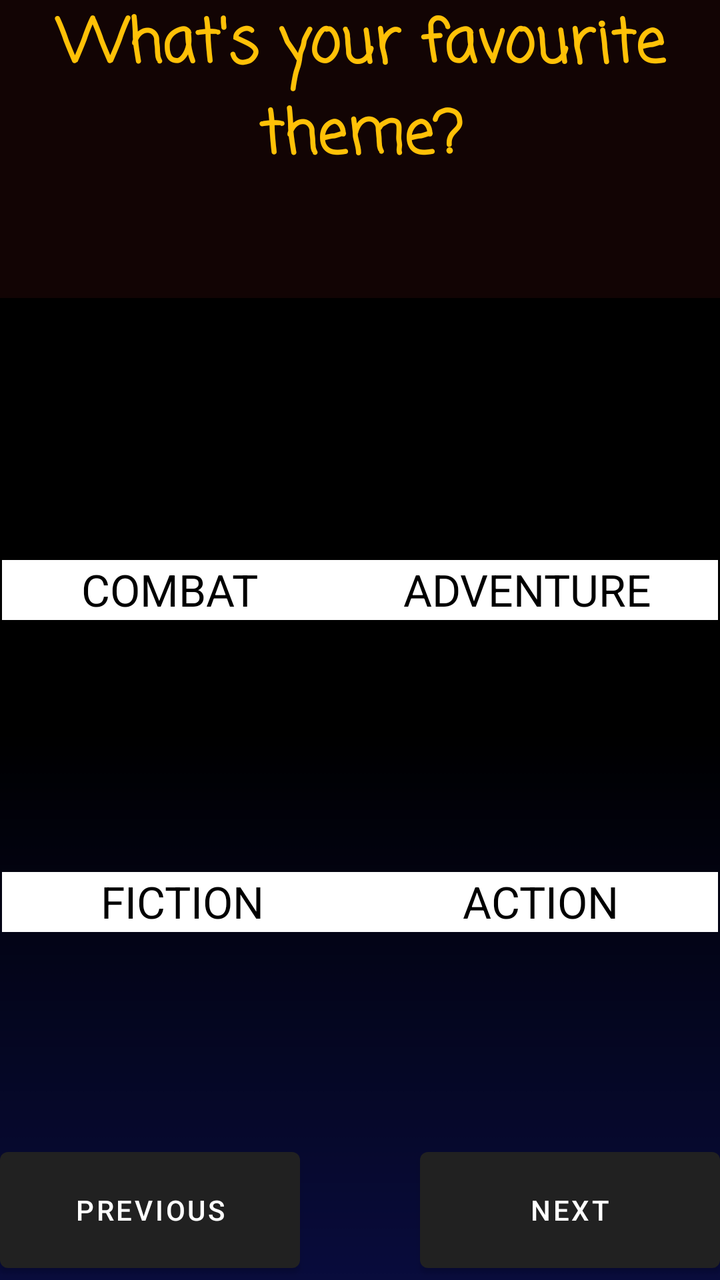
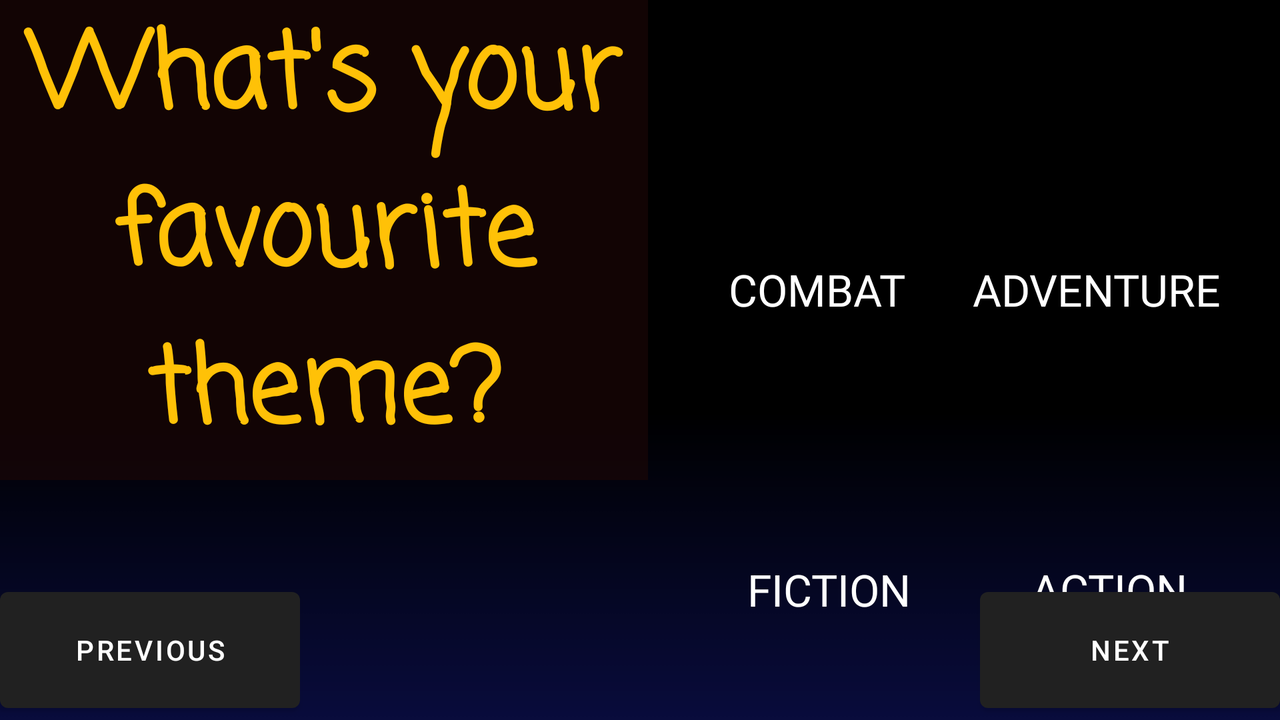

Two renders of one Android screen. The first uses the default layout on a phone; the second uses the alternative layout the repository ships for a different screen configuration, on a matching device. The two XML files are below.
<!-- AndroidManifest.xml: application theme Theme.CharacterGame -->
<!-- res/layout/activity_gameone_page4.xml -->
<?xml version="1.0" encoding="utf-8"?>
<androidx.constraintlayout.widget.ConstraintLayout xmlns:android="http://schemas.android.com/apk/res/android"
    xmlns:app="http://schemas.android.com/apk/res-auto"
    xmlns:tools="http://schemas.android.com/tools"
    android:layout_width="match_parent"
    android:layout_height="match_parent"
    tools:context=".GameOne.GameOneQ4">

    <Button
        android:id="@+id/btSuivant_Q4"
        android:layout_width="150dp"
        android:layout_height="70dp"
        android:text="@string/btsuivant"
        app:layout_constraintBottom_toBottomOf="parent"
        app:layout_constraintEnd_toEndOf="parent" />

    <TextView
        android:id="@+id/textView"
        android:layout_width="401dp"
        android:layout_height="149dp"


        android:background="#A81C0707"
        android:fontFamily="casual"
        android:text="@string/Question4"
        android:textAlignment="center"
        android:textColor="#FFC107"
        android:textSize="30sp"
        android:textStyle="bold"
        app:layout_constraintEnd_toEndOf="parent"
        app:layout_constraintStart_toStartOf="parent"
        app:layout_constraintTop_toTopOf="parent" />

    <Button
        android:id="@+id/btPreced_Q4"
        android:layout_width="150dp"
        android:layout_height="70dp"
        android:text="@string/btprecedent"
        app:layout_constraintBottom_toBottomOf="parent"
        app:layout_constraintStart_toStartOf="parent" />

    <LinearLayout
        android:id="@+id/LL1_Q4"
        android:layout_width="400dp"
        android:layout_height="125dp"
        android:layout_marginStart="5dp"
        android:layout_marginTop="5dp"
        android:layout_marginEnd="5dp"
        android:orientation="horizontal"
        app:layout_constraintEnd_toEndOf="parent"
        app:layout_constraintStart_toStartOf="parent"
        app:layout_constraintTop_toBottomOf="@+id/textView">

        <ImageView
            android:id="@+id/ImgV1_Q4"
            android:layout_width="wrap_content"
            android:layout_height="wrap_content"
            android:layout_weight="1"
            android:background="@drawable/item_selector"
            android:clickable="true"
            android:contentDescription="@string/Q4imagev1"
            android:focusable="true"
            app:srcCompat="@drawable/placeholder" />

        <ImageView
            android:id="@+id/ImgV2_Q4"
            android:layout_width="wrap_content"
            android:layout_height="wrap_content"
            android:layout_weight="1"
            android:background="@drawable/item_selector"
            android:clickable="true"
            android:contentDescription="@string/Q4imagev2"
            android:focusable="true"
            app:srcCompat="@drawable/placeholder" />
    </LinearLayout>

    <LinearLayout
        android:id="@+id/LL2_Q4"
        android:layout_width="400dp"
        android:layout_height="120dp"
        android:layout_marginStart="5dp"
        android:layout_marginTop="5dp"
        android:layout_marginEnd="5dp"
        android:orientation="horizontal"
        app:layout_constraintEnd_toEndOf="parent"
        app:layout_constraintStart_toStartOf="parent"
        app:layout_constraintTop_toBottomOf="@+id/linearLayout2">

        <ImageView
            android:id="@+id/ImgV3_Q4"
            android:layout_width="wrap_content"
            android:layout_height="wrap_content"
            android:layout_weight="1"
            android:background="@drawable/item_selector"
            android:clickable="true"
            android:contentDescription="@string/Q4imagev3"
            android:focusable="true"
            app:srcCompat="@drawable/placeholder" />

        <ImageView
            android:id="@+id/ImgV4_Q4"
            android:layout_width="wrap_content"
            android:layout_height="wrap_content"
            android:layout_weight="1"
            android:background="@drawable/item_selector"
            android:clickable="true"
            android:contentDescription="@string/Q4imagev4"
            android:focusable="true"
            app:srcCompat="@drawable/placeholder" />
    </LinearLayout>

    <LinearLayout
        android:id="@+id/linearLayout2"
        android:layout_width="0dp"
        android:layout_height="30dp"
        android:layout_marginStart="1dp"
        android:layout_marginTop="1dp"
        android:layout_marginEnd="1dp"
        android:orientation="horizontal"
        app:layout_constraintEnd_toEndOf="parent"
        app:layout_constraintStart_toStartOf="parent"
        app:layout_constraintTop_toBottomOf="@+id/LL1_Q4">

        <TextView
            android:id="@+id/textView16"
            android:layout_width="wrap_content"
            android:layout_height="match_parent"
            android:layout_weight="1"
            android:autoSizeMaxTextSize="100sp"
            android:autoSizeMinTextSize="12sp"
            android:autoSizeStepGranularity="2sp"
            android:autoSizeTextType="uniform"
            android:background="@color/white"
            android:text="@string/ImageV1_TV"
            android:textAlignment="center"
            android:textColor="@color/black" />

        <TextView
            android:id="@+id/textView17"
            android:layout_width="wrap_content"
            android:layout_height="match_parent"
            android:layout_weight="1"
            android:autoSizeMaxTextSize="100sp"
            android:autoSizeMinTextSize="12sp"
            android:autoSizeStepGranularity="2sp"
            android:autoSizeTextType="uniform"
            android:background="@color/white"
            android:text="@string/ImageV2_TV"
            android:textAlignment="center"
            tools:textColor="@color/black" />
    </LinearLayout>

    <LinearLayout
        android:layout_width="0dp"
        android:layout_height="30dp"
        android:layout_marginStart="1dp"
        android:layout_marginTop="1dp"
        android:layout_marginEnd="1dp"
        android:orientation="horizontal"
        app:layout_constraintEnd_toEndOf="parent"
        app:layout_constraintStart_toStartOf="parent"
        app:layout_constraintTop_toBottomOf="@+id/LL2_Q4">

        <TextView
            android:id="@+id/textView18"
            android:layout_width="wrap_content"
            android:layout_height="match_parent"
            android:layout_weight="1"
            android:autoSizeMaxTextSize="100sp"
            android:autoSizeMinTextSize="12sp"
            android:autoSizeStepGranularity="2sp"
            android:autoSizeTextType="uniform"
            android:background="@color/white"
            android:text="@string/ImageV3_TV"
            android:textAlignment="center"
            android:textColor="@color/black" />

        <TextView
            android:id="@+id/textView19"
            android:layout_width="wrap_content"
            android:layout_height="match_parent"
            android:layout_weight="1"
            android:autoSizeMaxTextSize="100sp"
            android:autoSizeMinTextSize="12sp"
            android:autoSizeStepGranularity="2sp"
            android:autoSizeTextType="uniform"
            android:background="@color/white"
            android:text="@string/ImageV4_TV"
            android:textAlignment="center"
            android:textColor="@color/black" />
    </LinearLayout>

</androidx.constraintlayout.widget.ConstraintLayout>
<!-- resources referenced by this layout -->
<resources>
  <color name="black">#FF000000</color>
  <color name="white">#FFFFFFFF</color>
  <!-- drawable item_selector (drawable) -->
  <selector xmlns:android="http://schemas.android.com/apk/res/android">
          <item android:state_selected="true">
              <shape android:shape="rectangle">
                  <solid android:color="@android:color/transparent" /> 
                  <stroke android:width="4dp" android:color="@color/white" /> 
              </shape>
          </item>
          <item>
              <shape android:shape="rectangle">
                  <solid android:color="@android:color/transparent" />
              </shape>
          </item>
      </selector>
  <string name="ImageV1_TV">COMBAT</string>
  <string name="ImageV2_TV">ADVENTURE</string>
  <string name="ImageV3_TV">FICTION</string>
  <string name="ImageV4_TV">ACTION</string>
  <string name="Q4imagev1">ImageV1</string>
  <string name="Q4imagev2">ImageV2</string>
  <string name="Q4imagev3">ImageV3</string>
  <string name="Q4imagev4">ImageV4</string>
  <string name="Question4">What\'s your favourite theme?</string>
  <string name="btprecedent">Previous</string>
  <string name="btsuivant">Next</string>
  <style name="Theme.CharacterGame" parent="Theme.MaterialComponents.DayNight.DarkActionBar">
          <item name="android:windowBackground">@drawable/newbackg</item>
      </style>
  <!-- drawable newbackg: png bitmap (drawable-v24, 4623 bytes) -->
</resources>
<!-- res/layout-land/activity_gameone_page4.xml (the repository's variant of the layout above) -->
<!-- drawn on the phone turned sideways -->
<?xml version="1.0" encoding="utf-8"?>
<androidx.constraintlayout.widget.ConstraintLayout xmlns:android="http://schemas.android.com/apk/res/android"
    xmlns:app="http://schemas.android.com/apk/res-auto"
    xmlns:tools="http://schemas.android.com/tools"
    android:layout_width="match_parent"
    android:layout_height="match_parent"
    tools:context=".GameOne.GameOneQ4">

    <Button
        android:id="@+id/btSuivant_Q4"
        android:layout_width="150dp"
        android:layout_height="70dp"
        android:text="@string/btsuivant"
        app:layout_constraintBottom_toBottomOf="parent"
        app:layout_constraintEnd_toEndOf="parent" />

    <TextView
        android:id="@+id/textView"
        android:layout_width="324dp"
        android:layout_height="240dp"
        android:autoSizeMaxTextSize="100sp"
        android:autoSizeMinTextSize="30sp"
        android:autoSizeStepGranularity="2sp"
        android:autoSizeTextType="uniform"
        android:background="#A81C0707"
        android:fontFamily="casual"
        android:text="@string/Question4"
        android:textAlignment="center"
        android:textColor="#FFC107"
        android:textSize="40sp"
        android:textStyle="bold"
        app:layout_constraintStart_toStartOf="parent"
        app:layout_constraintTop_toTopOf="parent" />

    <Button
        android:id="@+id/btPreced_Q4"
        android:layout_width="150dp"
        android:layout_height="70dp"
        android:text="@string/btprecedent"
        app:layout_constraintBottom_toBottomOf="parent"
        app:layout_constraintStart_toStartOf="parent" />

    <LinearLayout
        android:id="@+id/LL1_Q4"
        android:layout_width="280dp"
        android:layout_height="120dp"
        android:layout_marginStart="20dp"
        android:layout_marginTop="10dp"
        android:orientation="horizontal"
        app:layout_constraintStart_toEndOf="@+id/textView"
        app:layout_constraintTop_toTopOf="parent">

        <ImageView
            android:id="@+id/ImgV1_Q4"
            android:layout_width="wrap_content"
            android:layout_height="wrap_content"
            android:layout_weight="1"
            android:background="@drawable/item_selector"
            android:clickable="true"
            android:contentDescription="@string/Q4imagev1"
            android:focusable="true"
            app:srcCompat="@drawable/placeholder" />

        <ImageView
            android:id="@+id/ImgV2_Q4"
            android:layout_width="wrap_content"
            android:layout_height="wrap_content"
            android:layout_weight="1"
            android:background="@drawable/item_selector"
            android:clickable="true"
            android:contentDescription="@string/Q4imagev2"
            android:focusable="true"
            app:srcCompat="@drawable/placeholder" />
    </LinearLayout>

    <LinearLayout
        android:id="@+id/LL2_Q4"
        android:layout_width="280dp"
        android:layout_height="120dp"
        android:layout_marginStart="20dp"
        android:orientation="horizontal"
        app:layout_constraintStart_toEndOf="@+id/textView"
        app:layout_constraintTop_toBottomOf="@+id/linearLayout">

        <ImageView
            android:id="@+id/ImgV3_Q4"
            android:layout_width="wrap_content"
            android:layout_height="wrap_content"
            android:layout_weight="1"
            android:background="@drawable/item_selector"
            android:clickable="true"
            android:contentDescription="@string/Q4imagev3"
            android:focusable="true"
            app:srcCompat="@drawable/placeholder" />

        <ImageView
            android:id="@+id/ImgV4_Q4"
            android:layout_width="wrap_content"
            android:layout_height="wrap_content"
            android:layout_weight="1"
            android:background="@drawable/item_selector"
            android:clickable="true"
            android:contentDescription="@string/Q4imagev4"
            android:focusable="true"
            app:srcCompat="@drawable/placeholder" />
    </LinearLayout>

    <LinearLayout
        android:id="@+id/linearLayout"
        android:layout_width="280dp"
        android:layout_height="30dp"
        android:layout_marginStart="20dp"
        android:orientation="horizontal"
        app:layout_constraintStart_toEndOf="@+id/textView"
        app:layout_constraintTop_toBottomOf="@+id/LL1_Q4">

        <TextView
            android:id="@+id/textView10"
            android:layout_width="wrap_content"
            android:layout_height="match_parent"
            android:layout_weight="1"
            android:autoSizeMaxTextSize="100sp"
            android:autoSizeMinTextSize="12sp"
            android:autoSizeStepGranularity="2sp"
            android:autoSizeTextType="uniform"
            android:text="@string/ImageV1_TV"
            android:textAlignment="center"
            android:textColor="@color/white" />

        <TextView
            android:id="@+id/textView11"
            android:layout_width="wrap_content"
            android:layout_height="match_parent"
            android:layout_weight="1"
            android:autoSizeMaxTextSize="100sp"
            android:autoSizeMinTextSize="12sp"
            android:autoSizeStepGranularity="2sp"
            android:autoSizeTextType="uniform"
            android:text="@string/ImageV2_TV"
            android:textAlignment="center"
            tools:textColor="@color/white" />
    </LinearLayout>

    <LinearLayout
        android:layout_width="280dp"
        android:layout_height="30dp"
        android:layout_marginStart="20dp"
        android:orientation="horizontal"
        app:layout_constraintStart_toEndOf="@+id/textView"
        app:layout_constraintTop_toBottomOf="@+id/LL2_Q4">

        <TextView
            android:id="@+id/textView12"
            android:layout_width="wrap_content"
            android:layout_height="match_parent"
            android:layout_weight="1"
            android:autoSizeMaxTextSize="100sp"
            android:autoSizeMinTextSize="12sp"
            android:autoSizeStepGranularity="2sp"
            android:autoSizeTextType="uniform"
            android:text="@string/ImageV3_TV"
            android:textAlignment="center"
            android:textColor="@color/white"/>

        <TextView
            android:id="@+id/textView13"
            android:layout_width="wrap_content"
            android:layout_height="match_parent"
            android:layout_weight="1"
            android:autoSizeMaxTextSize="100sp"
            android:autoSizeMinTextSize="12sp"
            android:autoSizeStepGranularity="2sp"
            android:autoSizeTextType="uniform"
            android:text="@string/ImageV4_TV"
            android:textAlignment="center"
            android:textColor="@color/white"/>
    </LinearLayout>

</androidx.constraintlayout.widget.ConstraintLayout>
<!-- resources referenced by the variant -->
<!-- as the phone turned sideways resolves them -->
<resources>
  <color name="white">#FFFFFFFF</color>
  <!-- drawable item_selector (drawable) -->
  <selector xmlns:android="http://schemas.android.com/apk/res/android">
          <item android:state_selected="true">
              <shape android:shape="rectangle">
                  <solid android:color="@android:color/transparent" /> 
                  <stroke android:width="4dp" android:color="@color/white" /> 
              </shape>
          </item>
          <item>
              <shape android:shape="rectangle">
                  <solid android:color="@android:color/transparent" />
              </shape>
          </item>
      </selector>
  <string name="ImageV1_TV">COMBAT</string>
  <string name="ImageV2_TV">ADVENTURE</string>
  <string name="ImageV3_TV">FICTION</string>
  <string name="ImageV4_TV">ACTION</string>
  <string name="Q4imagev1">ImageV1</string>
  <string name="Q4imagev2">ImageV2</string>
  <string name="Q4imagev3">ImageV3</string>
  <string name="Q4imagev4">ImageV4</string>
  <string name="Question4">What\'s your favourite theme?</string>
  <string name="btprecedent">Previous</string>
  <string name="btsuivant">Next</string>
  <style name="Theme.CharacterGame" parent="Theme.MaterialComponents.DayNight.DarkActionBar">
          <item name="android:windowBackground">@drawable/newbackg</item>
      </style>
  <!-- drawable newbackg: png bitmap (drawable-v24, 4623 bytes) -->
</resources>
